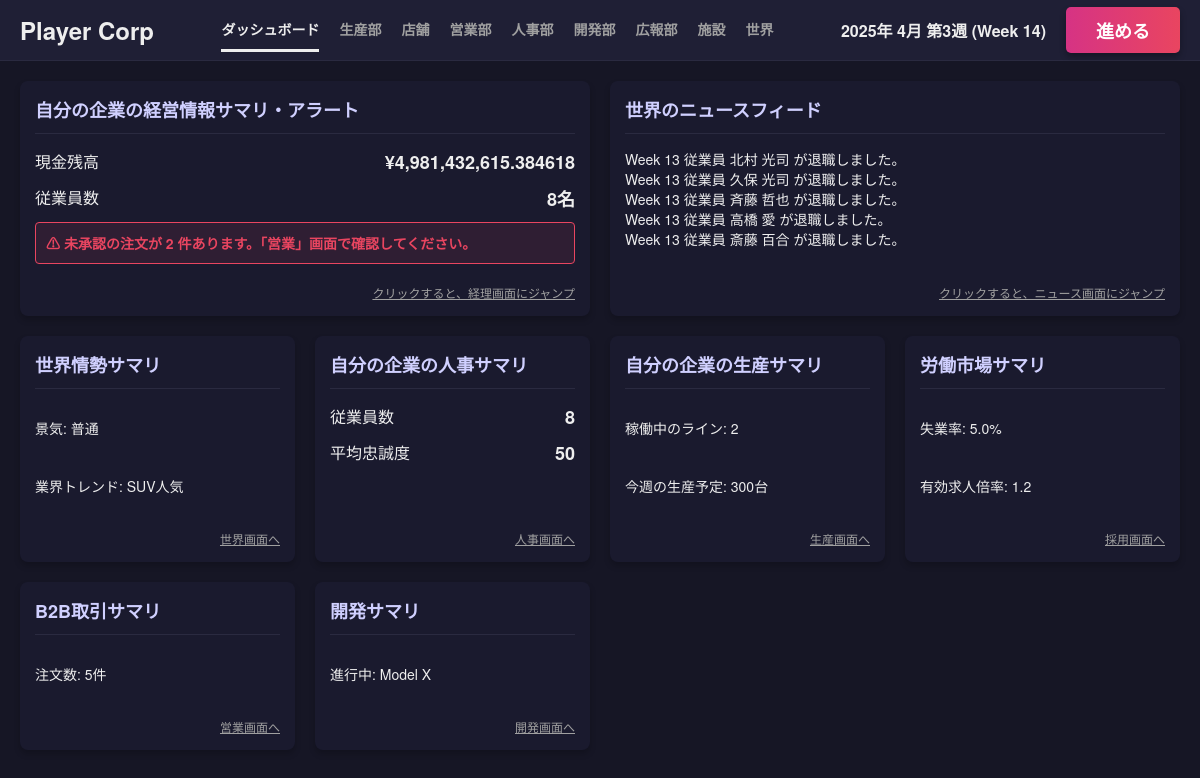
The page / on the database its author committed.
### tables this page shows
CREATE TABLE companies (
            id INTEGER PRIMARY KEY AUTOINCREMENT,
            name TEXT,
            type TEXT, -- 'player', 'npc_maker', 'npc_retail', 'system_supplier'
            funds INTEGER,
            brand_power REAL DEFAULT 0,
            industry TEXT DEFAULT 'automotive',
            credit_rating INTEGER DEFAULT 50,
            dev_knowhow REAL DEFAULT 0,
            borrowing_limit INTEGER DEFAULT 0,
            is_active BOOLEAN DEFAULT 1,
            -- Supplier Traits
            trait_material_score REAL DEFAULT 3.0,
            trait_cost_multiplier REAL DEFAULT 1.0,
            part_category TEXT -- 'engine', 'body', etc. for system_supplier
        );

CREATE TABLE news_logs (
            id INTEGER PRIMARY KEY AUTOINCREMENT,
            week INTEGER,
            company_id INTEGER,
            message TEXT,
            type TEXT -- 'info', 'warning', 'error', 'market'
        );

### app.py (the view)
@app.route('/')
def dashboard():
    player = get_player_company()
    if not player:
        return "Player company not found. Please run seed.py first."
    funds = player['funds']
    emp_count = db.fetch_one("SELECT COUNT(*) as cnt FROM npcs WHERE company_id = ?", (player['id'],))['cnt']
    alerts = []
    if funds < 0:
        alerts.append("資金がマイナスです！倒産の危機です。")
    pending_orders = db.fetch_one("SELECT COUNT(*) as cnt FROM b2b_orders WHERE seller_id = ? AND status = 'pending'", (player['id'],))['cnt']
    if pending_orders > 0:
        alerts.append(f"未承認の注文が {pending_orders} 件あります。「営業」画面で確認してください。")
    news = db.fetch_all("SELECT * FROM news_logs WHERE week = ? ORDER BY id DESC LIMIT 5", (sim.get_current_week() - 1,))
    return render_template('dashboard.html', funds=funds, emp_count=emp_count, alerts=alerts, news=news)

### app.py (called while the page is built)
def get_player_company():
    res = db.fetch_one("SELECT * FROM companies WHERE type = 'player' LIMIT 1")
    return res

@app.context_processor
def inject_common_data():
    player = get_player_company()
    game_state = db.fetch_one("SELECT * FROM game_state")
    current_week = game_state['week'] if game_state else 0
    year = 2025 + (current_week - 1) // 52
    week_of_year = (current_week - 1) % 52 + 1
    month = (week_of_year - 1) // 4 + 1
    if month > 12: month = 12
    date_str = f"{year}年 {month}月 第{week_of_year % 4 + 1}週 (Week {current_week})"
    return dict(
        player=player,
        current_week=current_week,
        date_str=date_str,
        active_page=request.endpoint
    )

### database.py (called while the page is built)
    def get_connection(self):
        conn = sqlite3.connect(self.db_path)
        conn.row_factory = sqlite3.Row
        return conn

    def fetch_one(self, query, params=()):
        conn = self.get_connection()
        try:
            cursor = conn.cursor()
            cursor.execute(query, params)
            result = cursor.fetchone()
            return result
        finally:
            conn.close()

    def fetch_all(self, query, params=()):
        conn = self.get_connection()
        try:
            cursor = conn.cursor()
            cursor.execute(query, params)
            result = cursor.fetchall()
            return result
        finally:
            conn.close()

### simulation.py (called while the page is built)
    def get_current_week(self):
        res = db.fetch_one("SELECT week FROM game_state")
        return res['week'] if res else 0

### templates/dashboard.html
{% extends "base.html" %}
{% block content %}
<div class="dashboard-grid">
    <div class="card card-large">
        <div class="card-header">
            <h2>自分の企業の経営情報サマリ・アラート</h2>
        </div>
        <div class="card-body">
            <div class="stat-row">
                <span class="label">現金残高</span>
                <span class="value">¥{{ "{:,}".format(funds) }}</span>
            </div>
            <div class="stat-row">
                <span class="label">従業員数</span>
                <span class="value">{{ emp_count }}名</span>
            </div>
            {% if alerts %}
            <div class="alert-box">
                {% for alert in alerts %}
                <p class="alert-text">⚠ {{ alert }}</p>
                {% endfor %}
            </div>
            {% else %}
            <p class="text-muted">現在、重要なアラートはありません。</p>
            {% endif %}
            <div class="card-footer">
                <a href="{{ url_for('sales') }}" class="link-text">クリックすると、経理画面にジャンプ</a>
            </div>
        </div>
    </div>
    <div class="card card-large">
        <div class="card-header">
            <h2>世界のニュースフィード</h2>
        </div>
        <div class="card-body">
            <ul class="news-list">
                {% for item in news %}
                <li class="news-item">
                    <span class="news-date">Week {{ item.week }}</span>
                    <span class="news-content">{{ item.message }}</span>
                </li>
                {% else %}
                <li class="news-item">ニュースはありません。</li>
                {% endfor %}
            </ul>
            <div class="card-footer">
                <a href="{{ url_for('world') }}" class="link-text">クリックすると、ニュース画面にジャンプ</a>
            </div>
        </div>
    </div>
    <div class="card">
        <div class="card-header">
            <h2>世界情勢サマリ</h2>
        </div>
        <div class="card-body">
            <p>景気: 普通</p>
            <p>業界トレンド: SUV人気</p>
            <div class="card-footer">
                <a href="{{ url_for('world') }}" class="link-text">世界画面へ</a>
            </div>
        </div>
    </div>
    <div class="card">
        <div class="card-header">
            <h2>自分の企業の人事サマリ</h2>
        </div>
        <div class="card-body">
            <div class="stat-row">
                <span class="label">従業員数</span>
                <span class="value">{{ emp_count }}</span>
            </div>
            <div class="stat-row">
                <span class="label">平均忠誠度</span>
                <span class="value">50</span>
            </div>
            <div class="card-footer">
                <a href="{{ url_for('hr') }}" class="link-text">人事画面へ</a>
            </div>
        </div>
    </div>
    <div class="card">
        <div class="card-header">
            <h2>自分の企業の生産サマリ</h2>
        </div>
        <div class="card-body">
            <p>稼働中のライン: 2</p>
            <p>今週の生産予定: 300台</p>
            <div class="card-footer">
                <a href="{{ url_for('production') }}" class="link-text">生産画面へ</a>
            </div>
        </div>
    </div>
    <div class="card">
        <div class="card-header">
            <h2>労働市場サマリ</h2>
        </div>
        <div class="card-body">
            <p>失業率: 5.0%</p>
            <p>有効求人倍率: 1.2</p>
            <div class="card-footer">
                <a href="{{ url_for('hr') }}" class="link-text">採用画面へ</a>
            </div>
        </div>
    </div>
    <div class="card">
        <div class="card-header">
            <h2>B2B取引サマリ</h2>
        </div>
        <div class="card-body">
            <p>注文数: 5件</p>
            <div class="card-footer">
                <a href="{{ url_for('sales') }}" class="link-text">営業画面へ</a>
            </div>
        </div>
    </div>
    <div class="card">
        <div class="card-header">
            <h2>開発サマリ</h2>
        </div>
        <div class="card-body">
            <p>進行中: Model X</p>
            <div class="card-footer">
                <a href="{{ url_for('dev') }}" class="link-text">開発画面へ</a>
            </div>
        </div>
    </div>
</div>
{% endblock %}

### templates/base.html (shortened to what this page needs)
<!DOCTYPE html>
<html lang="ja">
<head>
    <link rel="stylesheet" href="{{ url_for('static', filename='css/style.css') }}">
</head>
<body>
    <div class="app-container">
        <header class="top-bar">
            <div class="logo-area">
                <h1>{{ player.name if player else '自社名' }}</h1>
            </div>
            <nav class="top-nav">
                <a href="{{ url_for('dashboard') }}" class="{{ 'active' if active_page == 'dashboard' else '' }}">ダッシュボード</a>
                <a href="{{ url_for('production') }}" class="{{ 'active' if active_page == 'production' else '' }}">生産部</a>
                <a href="{{ url_for('store') }}" class="{{ 'active' if active_page == 'store' else '' }}">店舗</a>
                <a href="{{ url_for('sales') }}" class="{{ 'active' if active_page == 'sales' else '' }}">営業部</a>
                <a href="{{ url_for('hr') }}" class="{{ 'active' if active_page == 'hr' else '' }}">人事部</a>
                <a href="{{ url_for('dev') }}" class="{{ 'active' if active_page == 'dev' else '' }}">開発部</a>
                <a href="{{ url_for('pr') }}" class="{{ 'active' if active_page == 'pr' else '' }}">広報部</a>
                <a href="{{ url_for('facility') }}" class="{{ 'active' if active_page == 'facility' else '' }}">施設</a>
                <a href="{{ url_for('world') }}" class="{{ 'active' if active_page == 'world' else '' }}">世界</a>
            </nav>
            <div class="action-area">
                <div class="date-display">{{ date_str }}</div>
                <form action="{{ url_for('next_week') }}" method="post">
                    <button type="submit" class="btn-next-week">進める</button>
                </form>
            </div>
        </header>
        <main class="main-content">
            {% block content %}{% endblock %}
        </main>
    </div>
</body>
</html>

### static/css/style.css (style rules this page uses)
:root { --bg-dark: #161625; --bg-panel: #1a1a2e; --bg-header: #1f1f35; --accent-pink: #e94560; --accent-blue: #0f3460; --text-main: #eeeeee; --text-muted: #a0a0a0; --border-color: #2a2a40; --font-family: "Helvetica Neue", Arial, "Hiragino Kaku Gothic ProN", "Hiragino Sans", Meiryo, sans-serif; }
body { margin: 0; padding: 0; background-color: var(--bg-dark); color: var(--text-main); font-family: var(--font-family); font-size: 14px; overflow: hidden; }
a { text-decoration: none; color: inherit; }
ul { list-style: none; padding: 0; margin: 0; }
.app-container { display: flex; flex-direction: column; height: 100vh; }
.top-bar { height: 60px; background-color: var(--bg-header); display: flex; align-items: center; padding: 0 20px; border-bottom: 1px solid var(--border-color); justify-content: space-between; }
.logo-area h1 { font-size: 24px; font-weight: bold; margin: 0; }
.top-nav { display: flex; gap: 20px; }
.top-nav a { color: var(--text-muted); font-weight: bold; padding: 10px 0; border-bottom: 3px solid transparent; transition: all 0.2s; }
.top-nav a:hover, .top-nav a.active { color: var(--text-main); border-bottom-color: var(--text-main); }
.action-area { display: flex; align-items: center; gap: 20px; }
.date-display { font-size: 16px; font-weight: bold; }
.btn-next-week { background: linear-gradient(90deg, #d63384, #e94560); color: white; border: none; padding: 10px 30px; border-radius: 5px; font-size: 18px; font-weight: bold; cursor: pointer; box-shadow: 0 4px 6px rgba(0,0,0,0.3); transition: transform 0.1s; }
.main-content { flex: 1; padding: 20px; overflow-y: auto; background-color: var(--bg-dark); }
.dashboard-grid { display: grid; grid-template-columns: repeat(4, 1fr); gap: 20px; }
.card { background-color: var(--bg-panel); border-radius: 8px; padding: 15px; box-shadow: 0 4px 6px rgba(0,0,0,0.2); display: flex; flex-direction: column; }
.card-large { grid-column: span 2; }
.card-header h2 { font-size: 18px; color: #d0d0ff; margin-top: 0; margin-bottom: 15px; border-bottom: 1px solid var(--border-color); padding-bottom: 10px; }
.card-body { flex: 1; display: flex; flex-direction: column; gap: 10px; }
.stat-row { display: flex; justify-content: space-between; font-size: 16px; }
.stat-row .value { font-weight: bold; font-size: 18px; }
.card-footer { margin-top: auto; padding-top: 10px; font-size: 12px; text-align: right; }
.link-text { color: var(--text-muted); text-decoration: underline; }
.alert-box { background-color: rgba(233, 69, 96, 0.1); border: 1px solid var(--accent-pink); padding: 10px; border-radius: 4px; }
.alert-text { color: var(--accent-pink); margin: 0; font-weight: bold; }

### rows shown on the page
companies: name "Player Corp", funds "4,981,432,615.384618"
news_logs: week "13", message "従業員 北村 光司 が退職しました。"
news_logs: week "13", message "従業員 久保 光司 が退職しました。"
news_logs: week "13", message "従業員 斉藤 哲也 が退職しました。"
news_logs: week "13", message "従業員 高橋 愛 が退職しました。"
news_logs: week "13", message "従業員 斎藤 百合 が退職しました。"

### other values the page prints
{{ date_str }} "2025年 4月 第3週 (Week 14)"
{{ emp_count }} "8"
{{ alert }} "未承認の注文が 2 件あります。「営業」画面で確認してください。"
